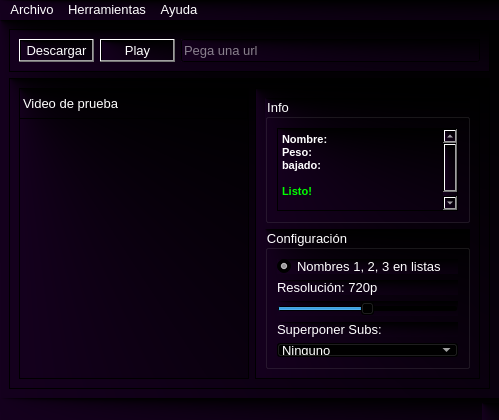
<?xml version="1.0" encoding="UTF-8"?>
<ui version="4.0">
 <class>MainWindow</class>
 <widget class="QMainWindow" name="MainWindow">
  <property name="geometry">
   <rect>
    <x>0</x>
    <y>0</y>
    <width>499</width>
    <height>420</height>
   </rect>
  </property>
  <property name="windowTitle">
   <string>MainWindow</string>
  </property>
  <property name="styleSheet">
   <string notr="true">* {
	
	background-color: qconicalgradient(cx:0, cy:0, angle:0, stop:0 rgba(82, 0, 118, 255), stop:1 rgba(0, 0, 0, 255));
	color: white;
	font: 10pt;

}</string>
  </property>
  <widget class="QWidget" name="centralwidget">
   <layout class="QVBoxLayout" name="verticalLayout_2">
    <item>
     <widget class="QFrame" name="frame">
      <property name="maximumSize">
       <size>
        <width>16777215</width>
        <height>57</height>
       </size>
      </property>
      <property name="frameShape">
       <enum>QFrame::StyledPanel</enum>
      </property>
      <property name="frameShadow">
       <enum>QFrame::Raised</enum>
      </property>
      <layout class="QHBoxLayout" name="horizontalLayout">
       <item>
        <widget class="QPushButton" name="descargar">
         <property name="text">
          <string>Descargar</string>
         </property>
        </widget>
       </item>
       <item>
        <widget class="QPushButton" name="play">
         <property name="text">
          <string>Play</string>
         </property>
        </widget>
       </item>
       <item>
        <widget class="QLineEdit" name="buscador">
         <property name="placeholderText">
          <string>Pega una url</string>
         </property>
         <property name="clearButtonEnabled">
          <bool>true</bool>
         </property>
        </widget>
       </item>
      </layout>
     </widget>
    </item>
    <item>
     <widget class="QFrame" name="frame_3">
      <property name="frameShape">
       <enum>QFrame::StyledPanel</enum>
      </property>
      <property name="frameShadow">
       <enum>QFrame::Raised</enum>
      </property>
      <layout class="QHBoxLayout" name="horizontalLayout_2">
       <item>
        <widget class="QTableWidget" name="lista">
         <property name="editTriggers">
          <set>QAbstractItemView::NoEditTriggers</set>
         </property>
         <property name="sortingEnabled">
          <bool>false</bool>
         </property>
         <attribute name="horizontalHeaderVisible">
          <bool>false</bool>
         </attribute>
         <attribute name="horizontalHeaderStretchLastSection">
          <bool>true</bool>
         </attribute>
         <attribute name="verticalHeaderVisible">
          <bool>false</bool>
         </attribute>
         <attribute name="verticalHeaderHighlightSections">
          <bool>true</bool>
         </attribute>
         <row>
          <property name="text">
           <string>hi</string>
          </property>
         </row>
         <column>
          <property name="text">
           <string>hi</string>
          </property>
         </column>
         <item row="0" column="0">
          <property name="text">
           <string>Video de prueba</string>
          </property>
         </item>
        </widget>
       </item>
       <item>
        <widget class="QFrame" name="frame_2">
         <property name="minimumSize">
          <size>
           <width>107</width>
           <height>0</height>
          </size>
         </property>
         <property name="maximumSize">
          <size>
           <width>250</width>
           <height>16777215</height>
          </size>
         </property>
         <property name="frameShape">
          <enum>QFrame::StyledPanel</enum>
         </property>
         <property name="frameShadow">
          <enum>QFrame::Raised</enum>
         </property>
         <layout class="QVBoxLayout" name="verticalLayout">
          <item>
           <widget class="QGroupBox" name="groupBox_2">
            <property name="title">
             <string>Info</string>
            </property>
            <layout class="QVBoxLayout" name="verticalLayout_3">
             <item>
              <widget class="QTextEdit" name="info">
               <property name="html">
                <string>&lt;!DOCTYPE HTML PUBLIC &quot;-//W3C//DTD HTML 4.0//EN&quot; &quot;http://www.w3.org/TR/REC-html40/strict.dtd&quot;&gt;
&lt;html&gt;&lt;head&gt;&lt;meta name=&quot;qrichtext&quot; content=&quot;1&quot; /&gt;&lt;style type=&quot;text/css&quot;&gt;
p, li { white-space: pre-wrap; }
&lt;/style&gt;&lt;/head&gt;&lt;body style=&quot; font-family:'MS Shell Dlg 2'; font-size:10pt; font-weight:400; font-style:normal;&quot;&gt;
&lt;p style=&quot; margin-top:0px; margin-bottom:0px; margin-left:0px; margin-right:0px; -qt-block-indent:0; text-indent:0px;&quot;&gt;&lt;span style=&quot; font-size:8.25pt; font-weight:600;&quot;&gt;Nombre: &lt;/span&gt;&lt;/p&gt;
&lt;p style=&quot; margin-top:0px; margin-bottom:0px; margin-left:0px; margin-right:0px; -qt-block-indent:0; text-indent:0px;&quot;&gt;&lt;span style=&quot; font-size:8.25pt; font-weight:600;&quot;&gt;Peso: &lt;/span&gt;&lt;/p&gt;
&lt;p style=&quot; margin-top:0px; margin-bottom:0px; margin-left:0px; margin-right:0px; -qt-block-indent:0; text-indent:0px;&quot;&gt;&lt;span style=&quot; font-size:8.25pt; font-weight:600;&quot;&gt;bajado:&lt;/span&gt;&lt;/p&gt;
&lt;p style=&quot;-qt-paragraph-type:empty; margin-top:0px; margin-bottom:0px; margin-left:0px; margin-right:0px; -qt-block-indent:0; text-indent:0px; font-size:8.25pt; font-weight:600;&quot;&gt;&lt;br /&gt;&lt;/p&gt;
&lt;p style=&quot; margin-top:0px; margin-bottom:0px; margin-left:0px; margin-right:0px; -qt-block-indent:0; text-indent:0px;&quot;&gt;&lt;span style=&quot; font-size:8.25pt; font-weight:600; color:#00ff00;&quot;&gt;Listo!&lt;/span&gt;&lt;/p&gt;
&lt;p style=&quot;-qt-paragraph-type:empty; margin-top:0px; margin-bottom:0px; margin-left:0px; margin-right:0px; -qt-block-indent:0; text-indent:0px; font-size:8.25pt; font-weight:600;&quot;&gt;&lt;br /&gt;&lt;/p&gt;&lt;/body&gt;&lt;/html&gt;</string>
               </property>
              </widget>
             </item>
            </layout>
           </widget>
          </item>
          <item>
           <widget class="QGroupBox" name="groupBox">
            <property name="minimumSize">
             <size>
              <width>0</width>
              <height>140</height>
             </size>
            </property>
            <property name="title">
             <string>Configuración</string>
            </property>
            <layout class="QVBoxLayout" name="verticalLayout_4">
             <item>
              <widget class="QRadioButton" name="indices">
               <property name="text">
                <string>Nombres 1, 2, 3 en listas</string>
               </property>
               <property name="checked">
                <bool>true</bool>
               </property>
              </widget>
             </item>
             <item>
              <widget class="QLabel" name="reso">
               <property name="text">
                <string>Resolución: 720p</string>
               </property>
              </widget>
             </item>
             <item>
              <widget class="QSlider" name="ajustar_resol">
               <property name="minimum">
                <number>0</number>
               </property>
               <property name="maximum">
                <number>8</number>
               </property>
               <property name="singleStep">
                <number>1</number>
               </property>
               <property name="pageStep">
                <number>1</number>
               </property>
               <property name="value">
                <number>4</number>
               </property>
               <property name="sliderPosition">
                <number>4</number>
               </property>
               <property name="orientation">
                <enum>Qt::Horizontal</enum>
               </property>
               <property name="invertedControls">
                <bool>false</bool>
               </property>
               <property name="tickInterval">
                <number>1</number>
               </property>
              </widget>
             </item>
             <item>
              <widget class="QLabel" name="text_subs">
               <property name="text">
                <string>Superponer Subs:</string>
               </property>
              </widget>
             </item>
             <item>
              <widget class="QComboBox" name="subs">
               <item>
                <property name="text">
                 <string>Ninguno</string>
                </property>
               </item>
               <item>
                <property name="text">
                 <string>Ingles</string>
                </property>
               </item>
               <item>
                <property name="text">
                 <string>Español</string>
                </property>
               </item>
              </widget>
             </item>
            </layout>
           </widget>
          </item>
         </layout>
        </widget>
       </item>
      </layout>
     </widget>
    </item>
   </layout>
  </widget>
  <widget class="QMenuBar" name="menubar">
   <property name="geometry">
    <rect>
     <x>0</x>
     <y>0</y>
     <width>499</width>
     <height>23</height>
    </rect>
   </property>
   <widget class="QMenu" name="menuArchivo">
    <property name="title">
     <string>Archivo</string>
    </property>
    <addaction name="ver_ubicacion_de_videos"/>
    <addaction name="actionGuardar_videos_en"/>
    <addaction name="salir"/>
   </widget>
   <widget class="QMenu" name="menuHerramientas">
    <property name="title">
     <string>Herramientas</string>
    </property>
    <addaction name="eliminar_selecionado"/>
   </widget>
   <widget class="QMenu" name="menuAyuda">
    <property name="title">
     <string>Ayuda</string>
    </property>
    <addaction name="tutorial"/>
    <addaction name="invitame_un_cafe"/>
   </widget>
   <addaction name="menuArchivo"/>
   <addaction name="menuHerramientas"/>
   <addaction name="menuAyuda"/>
  </widget>
  <widget class="QStatusBar" name="statusbar"/>
  <action name="ver_ubicacion_de_videos">
   <property name="text">
    <string>Ver ubicación de videos</string>
   </property>
  </action>
  <action name="salir">
   <property name="text">
    <string>Salir</string>
   </property>
  </action>
  <action name="eliminar_selecionado">
   <property name="text">
    <string>Eliminar selecionado (Ctrl+D)</string>
   </property>
  </action>
  <action name="tutorial">
   <property name="text">
    <string>Tutorial</string>
   </property>
  </action>
  <action name="invitame_un_cafe">
   <property name="text">
    <string>Invitame un café &lt;3</string>
   </property>
  </action>
  <action name="actionGuardar_videos_en">
   <property name="text">
    <string>Guardar videos en</string>
   </property>
  </action>
 </widget>
 <resources/>
 <connections/>
</ui>
